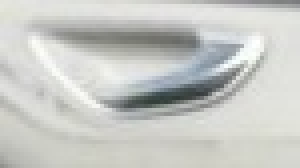
#> input picture test/src/feature_matching/feature_handle.jpg, 75 x 42 px (shown 4 times larger)
$ python brute_force_SIFT.py
#> lines starting #> are read from the running program, lines starting #| are printed output that depends on the picture
'''
Created on 14 Feb 2019
Happy Valentine's Day!
@author: Amir Haziem Razali
trying out brute force matching with SIFT, let's hope this works

Error log shows:
Traceback (most recent call last):
  File "C:\\Users\\USER\git\repository\test\src\brute_force_SIFT.py", line 23, in <module>
    sift = cv2.xfeatures2d.SIFT_create()
cv2.error: OpenCV(3.4.5) C:\projects\opencv-python\opencv_contrib\modules\xfeatures2d\src\sift.cpp:1207: error: (-213:The function/feature is not implemented) This algorithm is patented and is excluded in this configuration; Set OPENCV_ENABLE_NONFREE CMake option and rebuild the library in function 'cv::xfeatures2d::SIFT::create'
'''

import numpy as np
import cv2

from matplotlib import pyplot as plt

img1 = cv2.imread('feature_matching/feature_handle.jpg',0)
#> img1: shape (42, 75); min 54, max 255, mean 200.2
img2 = cv2.imread('feature_matching/Test_Screenshot_3.jpg',0)
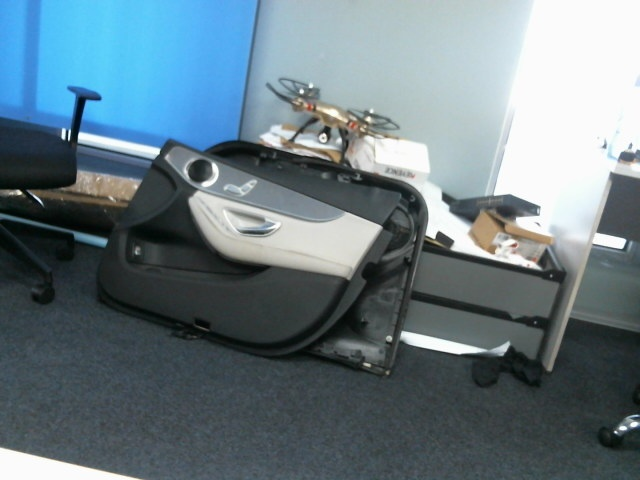
#> input picture test/src/feature_matching/Test_Screenshot_3.jpg, 640 x 480 px
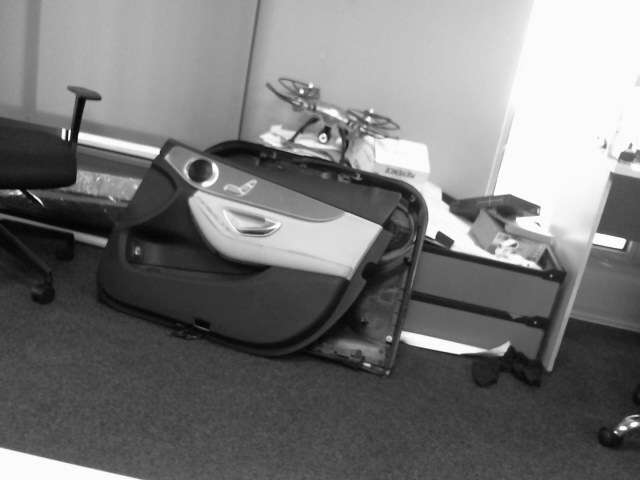
#> img2: shape (480, 640); min 1, max 255, mean 118.6

#init SIFT detector
sift = cv2.xfeatures2d.SIFT_create()

kp1, des1 = sift.detectAndCompute(img1, None)
#> kp1 = 11 keypoints; strongest (x, y, size): (45, 10, 5.3), (55, 20, 2.6), (58, 12, 2.4), (62, 14, 3.3)
kp2, des2 = sift.detectAndCompute(img2, None)
#> kp2 = 592 keypoints; strongest (x, y, size): (615, 432, 1.9), (63, 137, 3), (623, 428, 4.3), (70, 132, 1.9)

bf = cv2.BFMatcher()
matches = bf.knnMatch(des1, des2, k=2)
#> matches = 11 matches

#apply ratio test
good = []
for m,n in matches:
    if m.distance < 0.75*n.distance:
        good.append([m])
#> this loop made 11 passes
#> after the loop, good = 6 matches

#> (the run stopped early here; a loop or call above may not have finished)
